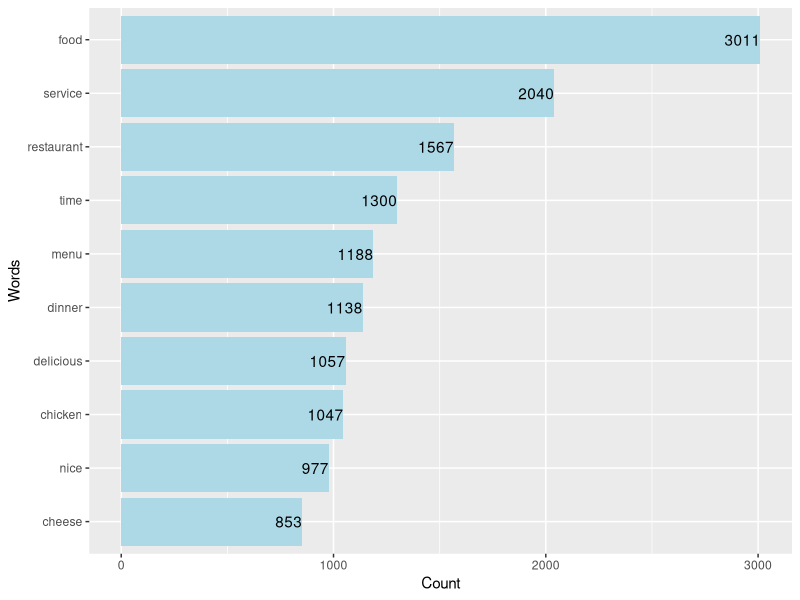
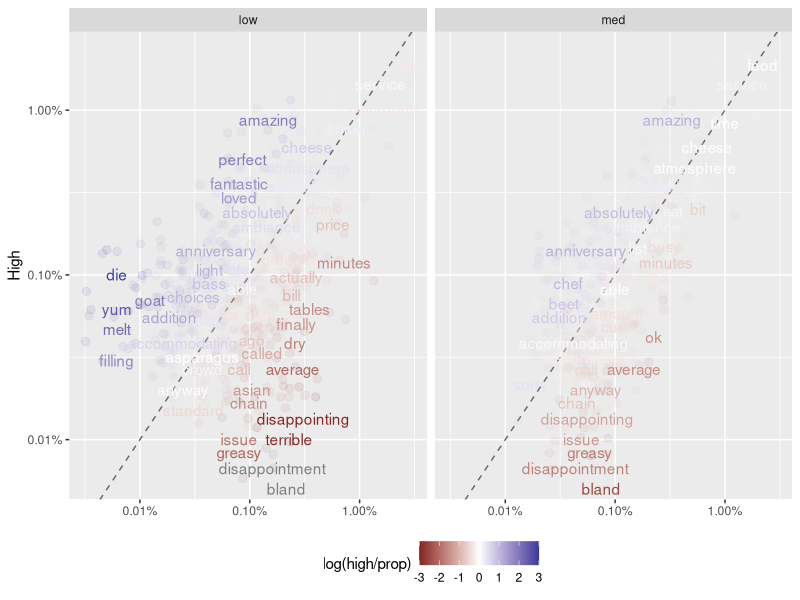

Write R code to recreate these figures, in order. (Note: this script raises an error after producing the figures.)
library(ggplot2)
library(lubridate)
library(readr)
library(scales)
library(stringr)
library(tidyr)
library(tidytext)
library(tidyverse)

# 0. Raw data
data0 <- read_csv("all_CM_restaurants_Columbus.csv")

# 1. Remove columns of NA's, clean up date format
data1 <- data0 %>%
  select(1:7) %>%
  mutate(id = row_number())
ymd <- ymd(data1$date_published)
mdy <- mdy(data1$date_published)
ymd[is.na(ymd)] <- mdy[is.na(ymd)]
data1$date_published <- ymd

# 2. Normalize table, split text strings
data_restaurant <- data1 %>%
  select(1:3) %>%
  unique()
data2 <- data1 %>%
  select(id, rating_value, review_text) %>%
  unnest_tokens(review_word, review_text)

# 3. Remove common words and rare words
data("stop_words")
colnames(stop_words) <- c("review_word", "lexicon")
common_words <- stop_words %>%
  filter(lexicon %in% c("snowball", "onix")) %>%
  select(review_word) %>%
  unique()
data3 <- data2 %>%
  anti_join(common_words, by = "review_word") %>%
  filter(is.na(as.numeric(review_word))) %>%
  select(review_word, rating_value)
word_freq <- data3 %>%
  count(review_word, sort = TRUE) %>%
  filter(n >= 50)
data3 <- data3 %>%
  right_join(word_freq, by = "review_word")

# 3.1 Visualize frequency based on data3
word_freq %>%
  head(10) %>%
  ggplot(aes(x = reorder(review_word, n), y = n)) +
    geom_col(fill = "lightblue") +
    coord_flip() +
    geom_text(aes(label = n, hjust = 1)) +
    labs(x = "Words", y = "Count")

# 4. Categorize words by ratings and do pre-model analysis
word_by_rating <- c()
for (i in 1:5) {
  word_by_rating[[i]] <- data3 %>%
    filter(rating_value == i) %>%
    select(review_word)
}
data4 <- data3 %>%
  mutate(rating_factor = as.factor(ifelse(
    rating_value == 5, "high",
    ifelse(rating_value >= 3, "med", "low")
  ))) %>%
  count(review_word, rating_factor) %>%
  group_by(rating_factor) %>%
  mutate(prop = n / sum(n)) %>%
  select(-n)

# 4.1 Pre-model visualization
data4 %>%
  spread(rating_factor, prop) %>%
  gather(rating_factor, prop, med, low) %>%
  ggplot(aes(x = prop, y = high, color = log(high / prop))) +
    geom_abline(color = "gray40", lty = 2) +
    geom_jitter(alpha = 0.1, size = 2.5, width = 0.3, height = 0.3) +
    geom_text(aes(label = review_word), check_overlap = TRUE, vjust = 1.5) +
    scale_x_log10(labels = percent_format()) +
    scale_y_log10(labels = percent_format()) +
    scale_color_gradient2(limits = c(-3, 3)) +
    facet_wrap(~rating_factor, ncol = 2) +
    theme(legend.position = "bottom") +
    labs(y = "High", x = NULL)

# 4.2 Prepare sentiment data according to both the analysis above and built-in
#     sentiment package
data4a <- data4 %>%
  spread(rating_factor, prop) %>%
  mutate(eta = log(high / low))
pos_words <- data4a %>%
  filter(eta > log(5)) %>%
  select(review_word)
neg_words <- data4a %>%
  filter(eta < -log(5)) %>%
  select(review_word)
specific_sentm <- rbind(pos_words, neg_words) %>%
  cbind(data.frame("sentiment" = c(
    rep("positive", nrow(pos_words)),
    rep("negative", nrow(neg_words))
  )))
bing_sentm <- get_sentiments("bing")
colnames(bing_sentm) <- c("review_word", "sentiment")
sentm <- bing_sentm %>%
  filter(!review_word %in% specific_sentm$review_word) %>%
  rbind(specific_sentm)

# 5. Model the relationship between rating values and sentiment
data5 <- data2 %>%
  left_join(sentm, by = "review_word") %>%
  mutate(value = ifelse(
    is.na(sentiment), 0,
    ifelse(sentiment == "positive", 1, -1)
  )) %>%
  group_by(id) %>%
  summarise(sent_val = sum(value))
data5$rating_value <- data1$rating_value
data5 <- data5 %>%
  mutate(rating_factor = factor(ifelse(
    rating_value == 5, "high",
    ifelse(rating_value >= 3, "med", "low")
  ), levels = c("low", "med", "high")))

# 5.1 Rough model with linear regression
lr_try <- glm(rating_value ~ sent_val, data = data5)
summary(lr_try)

# 5.2 More reasonable model with ordinal logistic regression
olr_try <- MASS::polr(rating_factor ~ sent_val, data = data5)
# MASS library is not imported because it will mask dplyr::select
summary(olr_try)

# 6. Take 2-word phrases into consideration
data6 <- data1 %>%
  unnest_tokens(bigram, review_text, token = "ngrams", n = 2) %>%
  separate(bigram, c("word1", "word2"), sep = " ") %>%
  select(id, rating_value, word1, word2)
phrase_freq <- data6 %>%
  filter(!word1 %in% common_words$review_word) %>%
  filter(!word2 %in% common_words$review_word) %>%
  count(word1, word2, sort = TRUE) %>%
  filter(n >= 30)

# 6.1 Take negation of sentiments into consideration, adjust the previous data
#     to the final dataset that we model
neg_indicator <- c("not", "no", "none", "nothing", "never", "without", "hardly")
sent_adjust <- data6 %>%
  filter(word1 %in% neg_indicator | str_detect(
    word1, regex(".n't", dotall = TRUE)
  )) %>%
  select(id, review_word = word2) %>%
  inner_join(sentm, by = "review_word") %>%
  mutate(value = ifelse(sentiment == "positive", -2, 2)) %>%
  group_by(id) %>%
  summarise(sent_val = sum(value))
data_final <- rbind(data5[, 1:2], sent_adjust) %>%
  group_by(id) %>%
  summarise(adjusted_val = sum(sent_val)) %>%
  cbind(data5[, 3:4])

# Repeat the rough linear model and ordinal logistic regression model
lr <- glm(rating_value ~ adjusted_val, data = data_final)
summary(lr)
olr <- MASS::polr(rating_factor ~ adjusted_val, data = data_final)
summary(olr)
